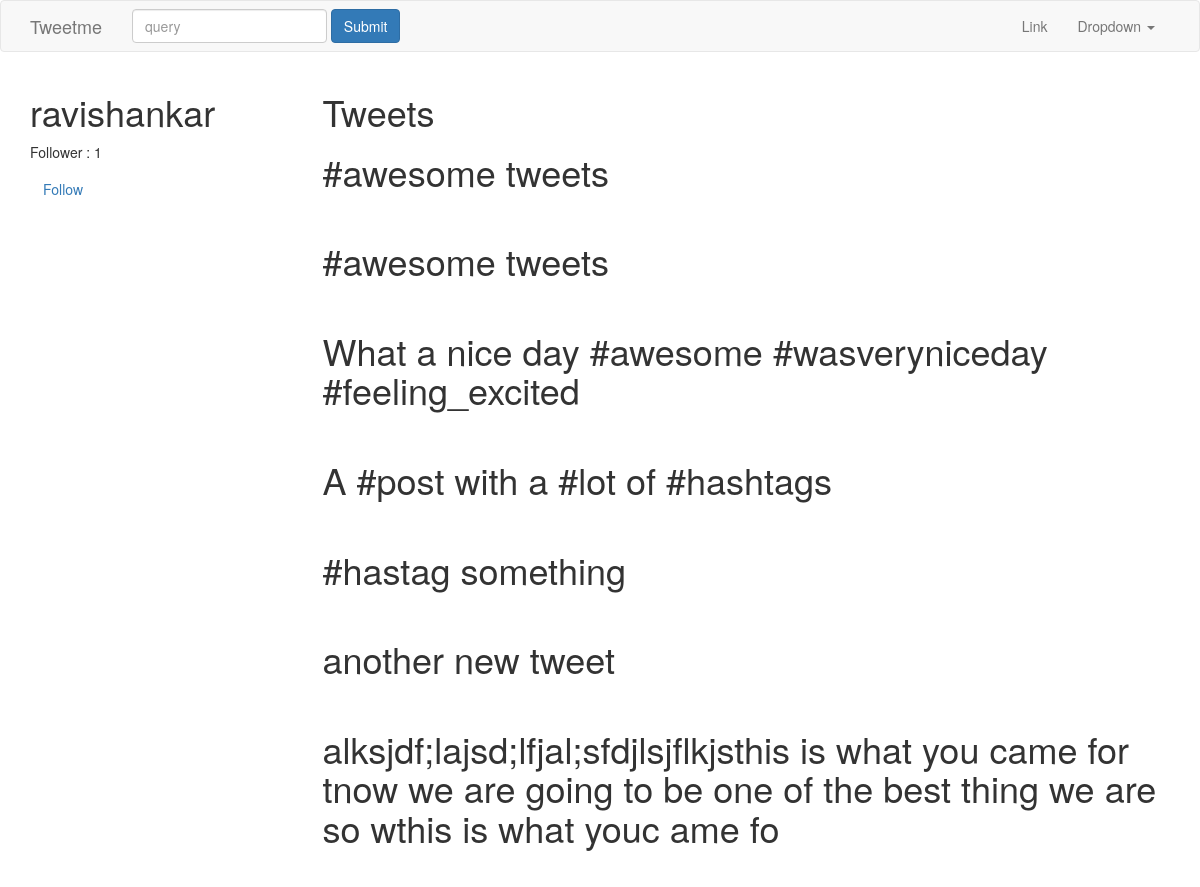
Page /profile/ravishankar/ (signed in, upper part) on the earlier database version.
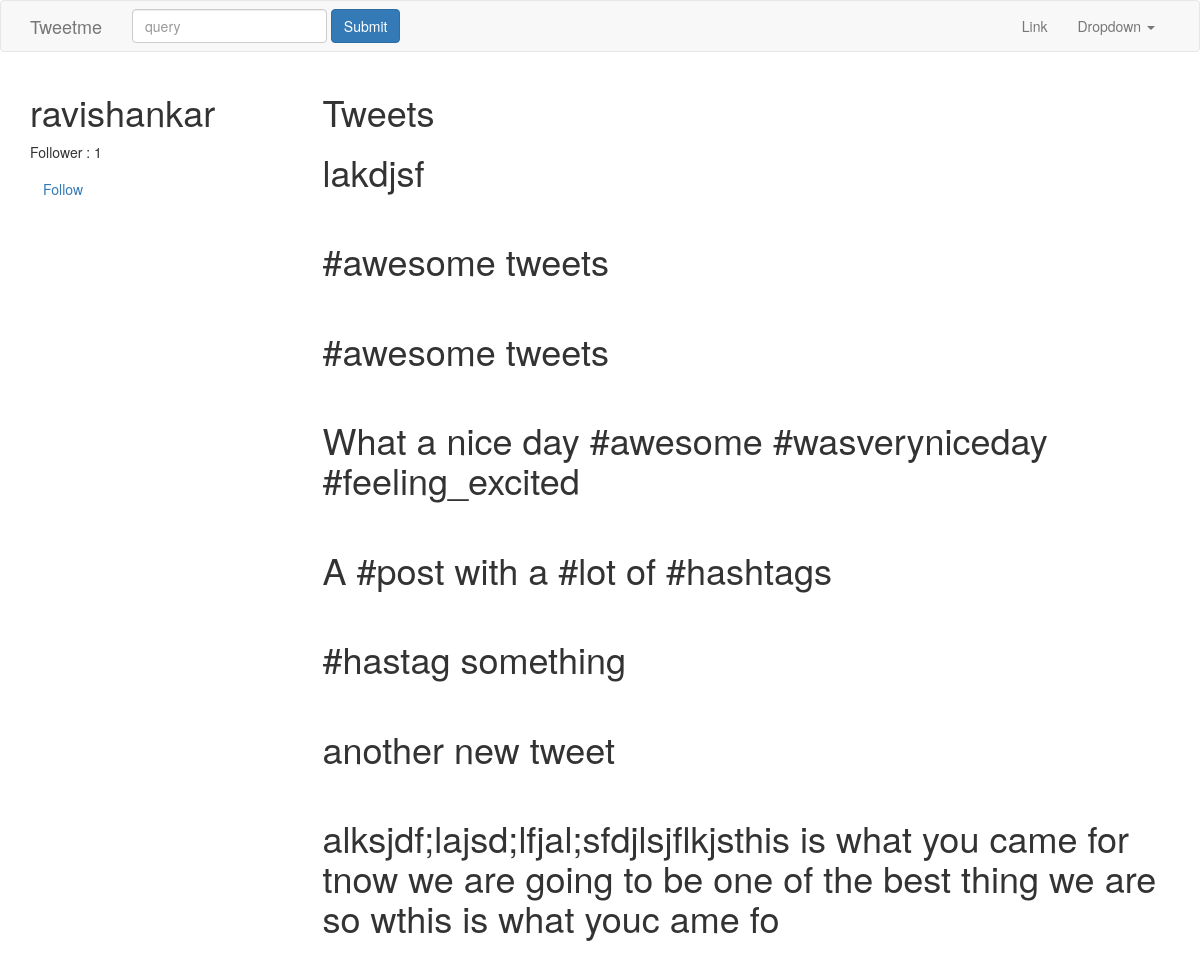
Same page on the later database version.
### tweets/models.py (models this page shows, shortened)
class Tweet(models.Model):
	parent		= models.ForeignKey("self", blank=True, null=True)
	user 		= models.ForeignKey(settings.AUTH_USER_MODEL)
	content 	= models.CharField(max_length=140, validators=[validate_content])
	updated 	= models.DateTimeField(auto_now=True)
	timestamp 	= models.DateTimeField(auto_now_add=True)
	objects = TweetManager()
	class Meta:
		ordering = ['-timestamp', 'content']

### accounts/views.py (the view, shortened to what this page needs)
# urls.py: url(r'^(?P<username>[\w.@+-]+)/$', UserDetailView.as_view(), name="detail"),#profile/1
class UserDetailView(DetailView):
	template_name = "accounts/user_profile.html"
	def get_object(self, *args, **kwargs):
		return get_object_or_404(User, username__iexact=self.kwargs.get("username"))
	def get_context_data(self, *args, **kwargs):
		context = super(UserDetailView, self).get_context_data(*args, **kwargs)
		following = UserProfile.objects.is_following(self.request.user, self.get_object())
		context["following"] = following
		return context

### accounts/models.py (called while the page is built)
	def all(self):
		qs = self.get_queryset().all()
		try:
			if self.instance:
				qs = qs.exclude(user=self.instance)
		except:
			pass
		return qs

	def is_following(self, user, followed_by_user):
		user_profile, created = UserProfile.objects.get_or_create(user=user)
		if created:
			return False
		if followed_by_user in user_profile.following.all():
			return True
		return False

	def get_following(self):
		users =  self.following.all()
		return users.exclude(username=self.user.username)

	def get_follow_url(self):
		return reverse_lazy("account:follow", kwargs={"username":self.user.username})

### accounts/templates/accounts/user_profile.html (shortened to what this page needs)
{% extends "base.html" %}
{% block content %}
    {% if object %}
    	<div class="row">
    		<div class="col-sm-3 col-xs-12" >
    			<h1>{{ object.username }}</h1>
    			<p>Follower : {{ object.followed_by.all.count }}</p>
    			<p><a href="{{ object.profile.get_follow_url }}" class="btn btn-link">
    			{% if following %}Un Follow {% else %} Follow {% endif %}</a></p>
    		</div>
    		<div class="col-sm-9 col-xs-12">
    			<h1>Tweets</h1>
    			{% for tweet in object.tweet_set.all %}
    				<h1>{{ tweet.content }}</h1><br>
    			{% endfor %}
    			{% for user in object.profile.get_following %}
    				<a href="/profile/{{ user.username }}"><p>{{ user.username }}</p></a><br>
    			{% empty %}
    				<p>No following</p>
    			{% endfor %}
    			{% for profile in object.followed_by.all %}
    				<a href="/profile/{{ profile.user.username }}"><p>{{ profile.user.username }}</p></a><br>
    			{% empty %}
    				<p>No follower</p>
    			{% endfor %}
    		</div>
    	</div>
	{% endif%}
{% endblock content %}

Differences in the rows shown:
added Tweet: content "lakdjsf"
